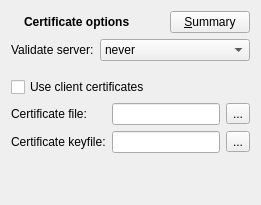
         <widget class="QWidget" name="WStackPage" >
          <layout class="QVBoxLayout" >
           <item>
            <layout class="QHBoxLayout" >
             <item>
              <widget class="QLabel" name="pixmapLabel4" >
               <property name="sizePolicy" >
                <sizepolicy vsizetype="Preferred" hsizetype="Maximum" >
                 <horstretch>0</horstretch>
                 <verstretch>0</verstretch>
                </sizepolicy>
               </property>
               <property name="pixmap" >
                <pixmap/>
               </property>
               <property name="scaledContents" >
                <bool>false</bool>
               </property>
               <property name="wordWrap" >
                <bool>false</bool>
               </property>
              </widget>
             </item>
             <item>
              <widget class="QLabel" name="textLabel7_2" >
               <property name="text" >
                <string>&lt;b>Certificate options&lt;/b></string>
               </property>
               <property name="wordWrap" >
                <bool>false</bool>
               </property>
              </widget>
             </item>
             <item>
              <widget class="QPushButton" name="pushButton9" >
               <property name="sizePolicy" >
                <sizepolicy vsizetype="Fixed" hsizetype="Maximum" >
                 <horstretch>0</horstretch>
                 <verstretch>0</verstretch>
                </sizepolicy>
               </property>
               <property name="text" >
                <string>&amp;Summary</string>
               </property>
               <property name="shortcut" >
                <string>Alt+S</string>
               </property>
              </widget>
             </item>
            </layout>
           </item>
           <item>
            <layout class="QHBoxLayout" >
             <item>
              <widget class="QLabel" name="textLabel8_2" >
               <property name="sizePolicy" >
                <sizepolicy vsizetype="Preferred" hsizetype="Maximum" >
                 <horstretch>0</horstretch>
                 <verstretch>0</verstretch>
                </sizepolicy>
               </property>
               <property name="text" >
                <string>Validate server:</string>
               </property>
               <property name="wordWrap" >
                <bool>false</bool>
               </property>
              </widget>
             </item>
             <item>
              <widget class="QComboBox" name="serverCertBox" >
               <item>
                <property name="text" >
                 <string>never</string>
                </property>
               </item>
               <item>
                <property name="text" >
                 <string>try</string>
                </property>
               </item>
               <item>
                <property name="text" >
                 <string>allow</string>
                </property>
               </item>
               <item>
                <property name="text" >
                 <string>demand</string>
                </property>
               </item>
              </widget>
             </item>
            </layout>
           </item>
           <item>
            <spacer>
             <property name="orientation" >
              <enum>Qt::Vertical</enum>
             </property>
             <property name="sizeType" >
              <enum>QSizePolicy::Fixed</enum>
             </property>
             <property name="sizeHint" >
              <size>
               <width>20</width>
               <height>10</height>
              </size>
             </property>
            </spacer>
           </item>
           <item>
            <layout class="QGridLayout" >
             <item row="1" column="2" >
              <widget class="QToolButton" name="certFileButton" >
               <property name="enabled" >
                <bool>true</bool>
               </property>
               <property name="text" >
                <string>...</string>
               </property>
              </widget>
             </item>
             <item row="2" column="2" >
              <widget class="QToolButton" name="certKeyFileButton" >
               <property name="enabled" >
                <bool>true</bool>
               </property>
               <property name="text" >
                <string>...</string>
               </property>
              </widget>
             </item>
             <item row="1" column="0" >
              <widget class="QLabel" name="certLabel" >
               <property name="text" >
                <string>Certificate file:</string>
               </property>
               <property name="wordWrap" >
                <bool>false</bool>
               </property>
              </widget>
             </item>
             <item row="0" column="0" colspan="2" >
              <widget class="QCheckBox" name="clientCertBox" >
               <property name="text" >
                <string>Use client certificates</string>
               </property>
              </widget>
             </item>
             <item row="1" column="1" >
              <widget class="QLineEdit" name="certFileEdit" >
               <property name="enabled" >
                <bool>true</bool>
               </property>
              </widget>
             </item>
             <item row="2" column="0" >
              <widget class="QLabel" name="certKeyLabel" >
               <property name="text" >
                <string>Certificate keyfile:</string>
               </property>
               <property name="wordWrap" >
                <bool>false</bool>
               </property>
              </widget>
             </item>
             <item row="2" column="1" >
              <widget class="QLineEdit" name="certKeyFileEdit" >
               <property name="enabled" >
                <bool>true</bool>
               </property>
              </widget>
             </item>
            </layout>
           </item>
           <item>
            <spacer>
             <property name="orientation" >
              <enum>Qt::Vertical</enum>
             </property>
             <property name="sizeType" >
              <enum>QSizePolicy::Expanding</enum>
             </property>
             <property name="sizeHint" >
              <size>
               <width>20</width>
               <height>41</height>
              </size>
             </property>
            </spacer>
           </item>
          </layout>
         </widget>
